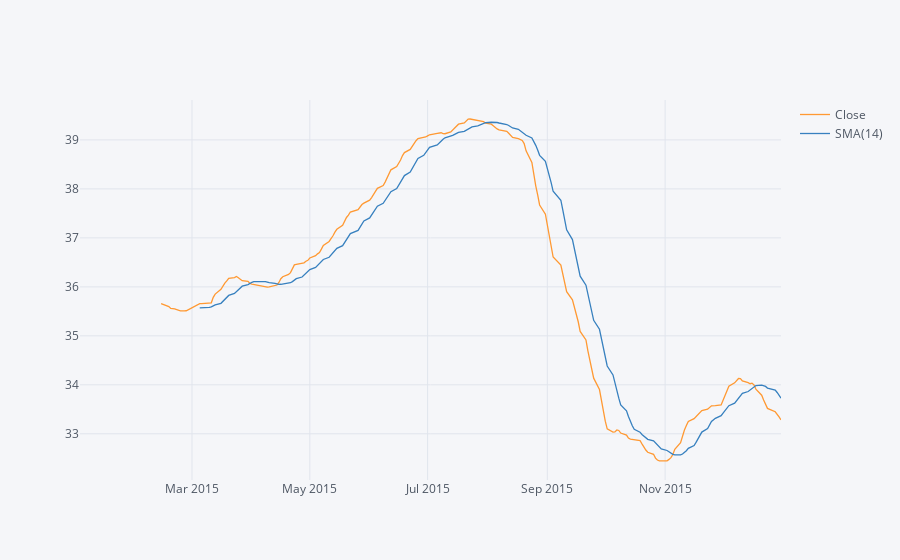

Source (notebook cell):
### Markdown cell above
** Use .ta_plot(study='sma') to create a Simple Moving Averages plot of Morgan Stanley for the year 2015.**

### Code cell
MS['Close'].loc['2015-01-01':'2015-12-31'].rolling(window=30).mean().ta_plot(study='sma')

### Figure 1 — Plotly figure (JSON) as saved in the notebook; plotly's stock layout.template omitted (floating-point values rounded to 4 significant figures; data arrays with more than 128 entries replaced by an {"elided": "..."} marker saying what was removed)
{"data": [{"line": {"color": "rgba(255, 153, 51, 1.0)", "dash": "solid", "shape": "linear", "width": 1.3}, "mode": "lines", "name": "Close", "text": "", "type": "scatter", "x": {"elided": "252 str values"}, "y": {"elided": "252 mixed values"}}, {"line": {"color": "rgba(55, 128, 191, 1.0)", "dash": "solid", "shape": "linear", "width": 1.3}, "mode": "lines", "name": "SMA(14)", "text": "", "type": "scatter", "x": {"elided": "252 str values"}, "y": {"elided": "252 mixed values"}}], "layout": {"legend": {"bgcolor": "#F5F6F9", "font": {"color": "#4D5663"}}, "paper_bgcolor": "#F5F6F9", "plot_bgcolor": "#F5F6F9", "title": {"font": {"color": "#4D5663"}}, "xaxis": {"gridcolor": "#E1E5ED", "showgrid": true, "tickfont": {"color": "#4D5663"}, "title": {"font": {"color": "#4D5663"}, "text": ""}, "zerolinecolor": "#E1E5ED"}, "yaxis": {"gridcolor": "#E1E5ED", "showgrid": true, "tickfont": {"color": "#4D5663"}, "title": {"font": {"color": "#4D5663"}, "text": ""}, "zerolinecolor": "#E1E5ED"}}}
